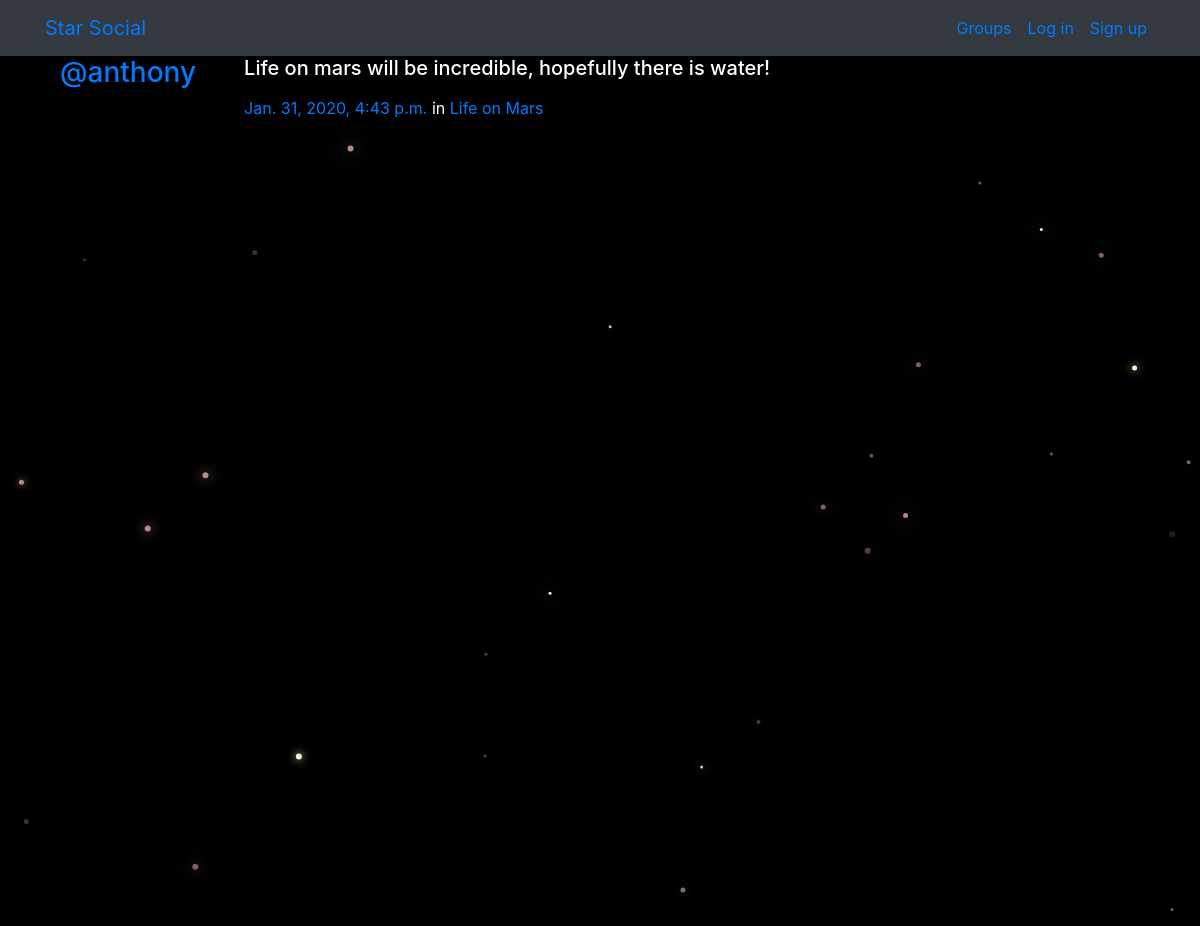
The page /posts/by/anthony/21/ on the database its author committed.
### posts/models.py (models this page shows, shortened)
class Post(models.Model):
    user = models.ForeignKey(User, related_name="posts",on_delete=models.CASCADE)
    created_at = models.DateTimeField(auto_now=True)
    message = models.TextField()
    message_html = models.TextField(editable=False)
    group = models.ForeignKey(Group, related_name="posts",null=True, blank=True,on_delete=models.CASCADE)
    class Meta:
        ordering = ["-created_at"]
        unique_together = ["user", "message"]

### groups/models.py (models this page shows, shortened)
class Group(models.Model):
    name = models.CharField(max_length = 255, unique=True)
    slug = models.SlugField(allow_unicode=True, unique = True)
    description = models.TextField(blank=True, default='')
    description_html = models.TextField(editable=False, default='', blank = True)
    members = models.ManyToManyField(User, through='GroupMember')
    class Meta:
        ordering = ['name']

### posts/views.py (the view)
# urls.py: path("by/<username>/<int:pk>/",views.PostDetail.as_view(),name="single"),
class PostDetail(SelectRelatedMixin, generic.DetailView):
    model = models.Post
    select_related = ("user", "group")
    def get_queryset(self):
        queryset = super().get_queryset()
        return queryset.filter(
            user__username__iexact=self.kwargs.get("username")
        )

### posts/templates/posts/post_detail.html
{% extends "posts/post_base.html" %}
{% block post_content %}
    {% include "posts/_post.html" %}
{% endblock %}

### posts/templates/posts/_post.html (shortened to what this page needs)
<div class="media">
	<h3 class="mr-5"><a href="{% url 'posts:for_user' username=post.user.username %}">@{{ post.user.username }}</a></h3>
	<div class="media-body">
			<h5>{{ post.message_html|safe }}</h5>
				<time class="time"><a href="{% url 'posts:single' username=post.user.username pk=post.pk %}">{{ post.created_at }}</a></time>
				{% if post.group %}
				<span class="group-name">in <a href="#">{{ post.group.name }}</a></span>
				{% endif %}
	</div>
</div>

### static/simplesocial/css/master.css (style rules this page uses)
body { margin: 0; overflow: hidden; background-color: black; color:white; }

### rows shown on the page
Post: user.username "anthony", message_html "Life on mars will be incredible, hopefully there is water!", created_at "Jan. 31, 2020, 4:43 p.m.", group.name "Life on Mars"
